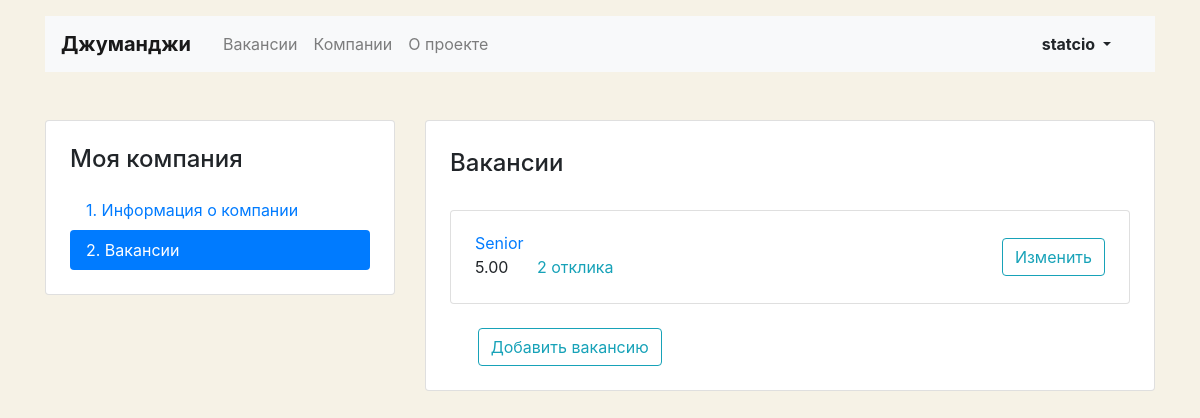
Page /mycompany/vacancies (signed in) on the committed database.
### vacancies/models.py (models this page shows, shortened)
class Vacancy(models.Model):
    title = models.CharField(max_length=15)
    specialty = models.ForeignKey(Specialty, related_name="vacancies", on_delete=models.CASCADE)
    company = models.ForeignKey(Company, related_name="vacancies", on_delete=models.CASCADE)
    skills = models.CharField(max_length=225)
    description = models.TextField()
    salary_min = models.DecimalField(max_digits=20, decimal_places=2)
    salary_max = models.DecimalField(max_digits=20, decimal_places=2)
    published_at = models.DateField(null=True)
    class Meta:
        verbose_name_plural = 'Vacancies'

### vacancies/views.py (the view)
# urls.py: path('mycompany/vacancies', views.MyCompanyVacancies.as_view(), name='mycompany_vacancies'),
class MyCompanyVacancies(View):
    def get(self, request, *args, **kwargs):
        company = Company.objects.filter(owner=request.user).first()
        vacancies = company.vacancies.annotate(count=Count('applications')) \
            .all()
        if len(vacancies) == 0:
            return render(
                request,
                'company/vacancy-list.html',
                context={
                    'title': 'У вас пока нет вакансий,'
                             ' но вы можете создать первую!',
                    'number_vacancies': len(vacancies),
                }
            )
        else:
            return render(
                request,
                'company/vacancy-list.html',
                context={
                    'companies': company,
                    'vacancies': vacancies,
                    'title': '',
                    'number_vacancies': len(vacancies),
                }
            )

### vacancies/templates/company/vacancy-list.html (shortened to what this page needs)
{% extends 'base.html' %}
{% block content %}
<main class="container mt-3 pb-5">
    <div class="row mt-5">
        <div class="col-12 col-lg-4">
            {% if request.user.company %}
            {% include 'company/mycompany-nav.html' %}
            {% endif %}
        </div>
        <div class="col-12 col-lg-8">
            <div class="card">
                <div class="card-body px-4 pb-4">
                    <section class="tab-pane fade show active">
                        <h2 class="h4 pt-2 pb-3">Вакансии</h2>
                        {% for vacancy in vacancies %}
                        <div class="card mt-3">
                            <div class="card-body px-4">
                                <div class="row align-items-center">
                                    <div class="col-6 col-lg-8">
                                        <a href="vacancies/{{ vacancy.id }}" class="mb-1">{{ vacancy.title }} </a>
                                        <p class="mb-1">
                                            <span class="mr-4">{{ vacancy.salary_max }}</span>
                                            <a href="vacancies/{{ vacancy.id }}" class="text-info">{{ vacancy.count }}
                                                отклика</a>
                                        </p>
                                    </div>
                                    <div class="col-6 col-lg-4 text-right">
                                        <a href="vacancies/{{ vacancy.id }}" class="btn btn-outline-info">Изменить</a>
                                    </div>
                                </div>
                            </div>
                        </div>
                        {% endfor %}
                        <div class="col-lg-4 pt-4 text-right">
                            <a href="{% url 'mycompany_vacancy_create' %}" class="btn btn-outline-info">Добавить
                                вакансию</a>
                        </div>
                    </section>
                </div>
            </div>
        </div>
    </div>
</main>
{% endblock %}

### vacancies/templates/base.html (shortened to what this page needs)
<!DOCTYPE html>
<html lang="ru">
<head>
    <link rel="stylesheet" href="https://stackpath.bootstrapcdn.com/bootstrap/4.3.1/css/bootstrap.min.css"
>
</head>
<body>{% block header %}
<header class="container mt-3">
    <nav class="navbar navbar-expand-lg navbar-light bg-light">
        <a class="navbar-brand mr-4 font-weight-bold" href="{% url 'main' %}">Джуманджи</a>
        <div class="collapse navbar-collapse justify-content-between" id="navbarNav">
            <ul class="navbar-nav col-10">
                <li class="nav-item{% if request.path == vacancies_url %}active{% endif %}">
                    <a class="nav-link" href="{% url 'vacancies' %}">Вакансии</a>
                </li>
             <li class="nav-item">
                 <a class="nav-link" href="/">Компании</a>
             </li>
                 <li class="nav-item">
                 <a class="nav-link" href="/">О проекте</a>
             </li>
            </ul>
            <ul class="navbar-nav col-2 justify-content-end">
                <li class="nav-item active">
                    {% if user.is_authenticated %}
                    <div class="btn-group">
                    <button type="button" class="btn dropdown-toggle font-weight-bold" data-toggle="dropdown" aria-haspopup="true" aria-expanded="false">
                    {{ user.username }}
                    </button>
                    </div>
                    {% else %}
                    <a href="{% url 'login' %}" class="nav-link font-weight-bold">Вход</a>
                    {% endif %}
                </li>
            </ul>
        </div>
    </nav>
</header>
{% endblock header %}
{% block content %} {% endblock content%}
</body>
</html>

### vacancies/templates/company/vacancy-list.html (style rules this page uses)
body { background-color: #F6F2E6; }

### rows in the picture
Vacancy: title "Senior", salary_max "5.00", count "2"

### other values in the picture
{{ user.username }} "statcio"
